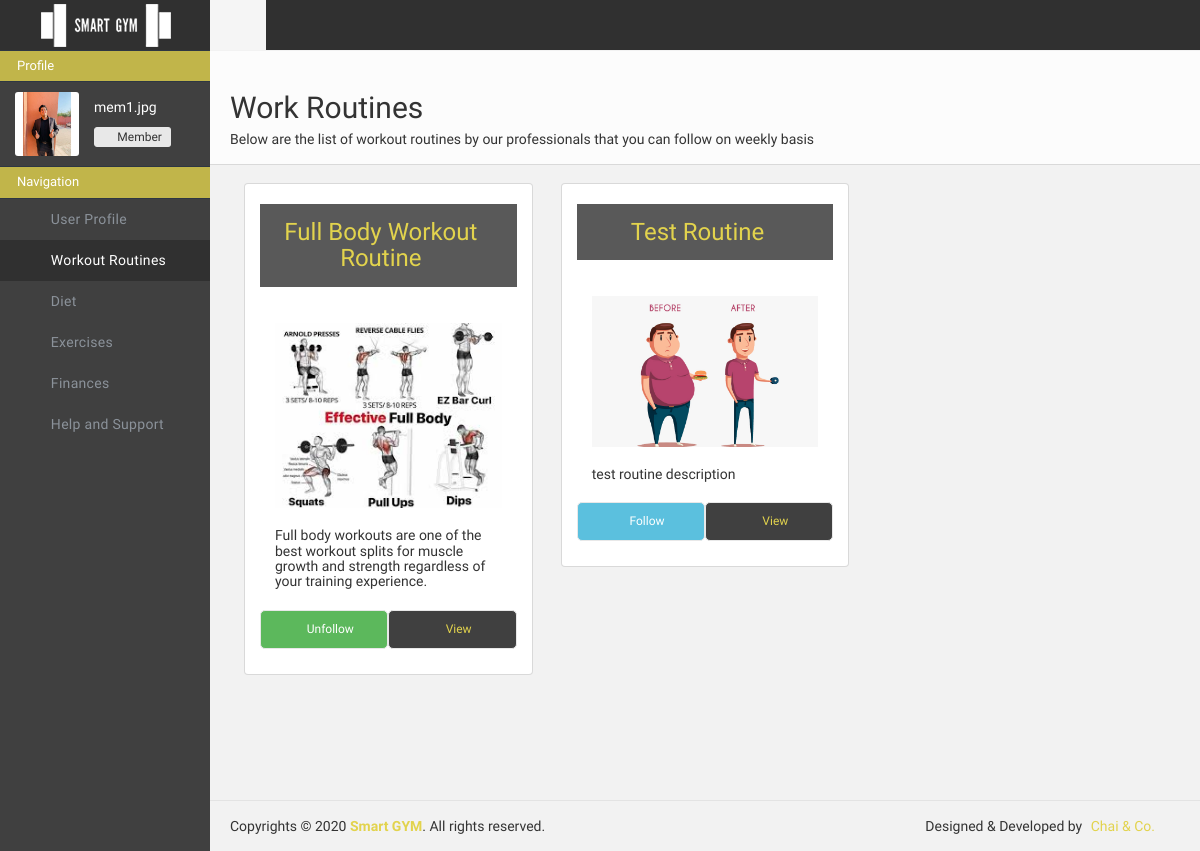
Page /userportal/routines/ (signed in) on the earlier database version.
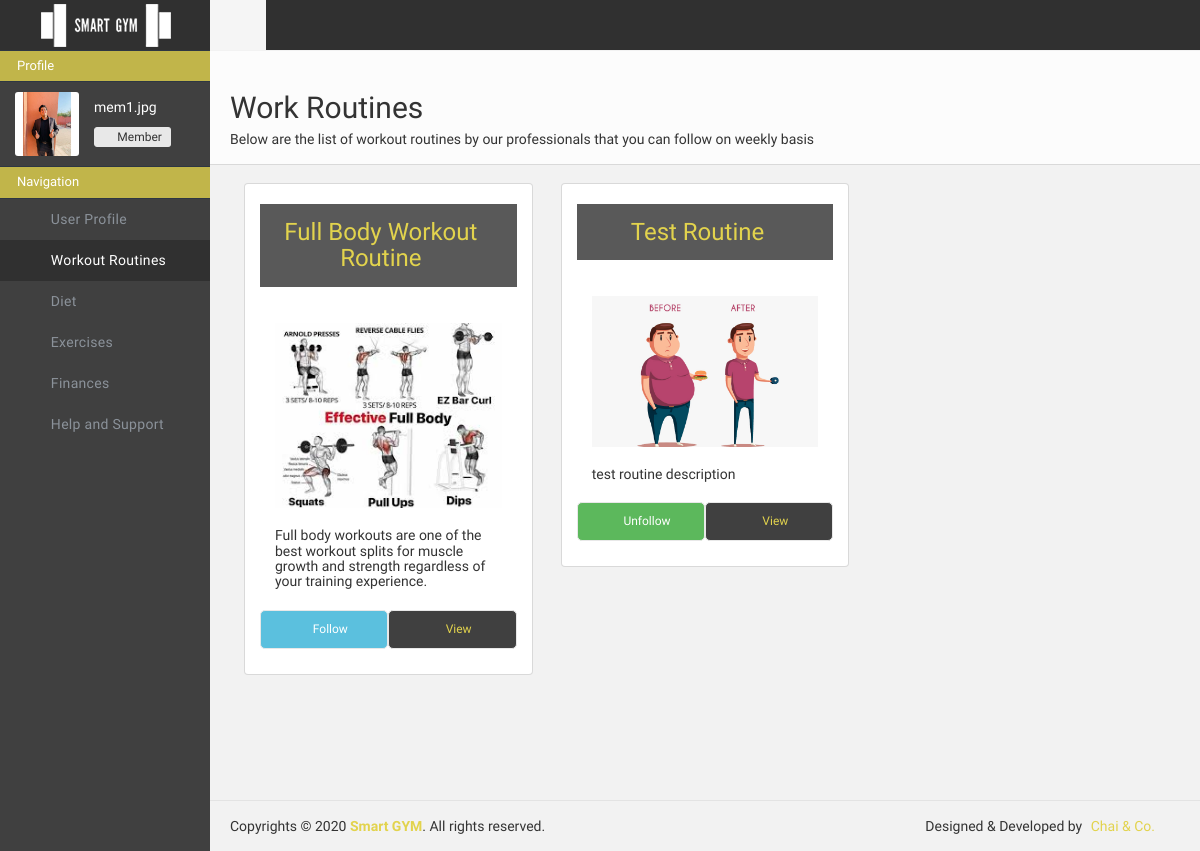
Same page on the later database version.
### adminportal/models.py (models this page shows)
class RoutineData(models.Model):
    routine_id = models.CharField(max_length=500, primary_key=True, default="")
    routine_name = models.CharField(max_length=500, default="")
    routine_img_name = models.CharField(max_length=500, default="rt.jpg")
    routine_desc = models.CharField(max_length=500, default="")
    routine_json = models.TextField(default="")
    routine_added_by = models.CharField(max_length=500, default="")
    routine_added_on = models.CharField(max_length=500, default="")

### userportal/views.py (the view)
# urls.py: path('routines/', views.routines, name="adminportal-routines"),
def routines(request):
    if "userid" in request.session and request.session["userrole"] == "Member" :
        params = {}
        params["routines"] = RoutineData.objects.all()
        params["following"] = MemberData.objects.filter(member_id = request.session["userid"])[0].member_routine
        return render(request, 'userportal/routine.html', params)
    else:
        return redirect('/userportal/login/')

### userportal/templates/userportal/routine.html (shortened to what the changed rows need)
{% load static %}
<!doctype html>
<html class="no-js">
    <head>
        <link href="{% static 'userportal/css/icons.css'%}" rel="stylesheet" />
        <link href="{% static 'userportal/css/bootstrap.css'%}" rel="stylesheet" />
        <link href="{% static 'userportal/css/plugins.css'%}" rel="stylesheet" />
        <link href="{% static 'userportal/css/main.css'%}" rel="stylesheet" />
        <link href="{% static 'userportal/css/custom.css'%}" rel="stylesheet" />
    </head>
    <body>
        <div id="wrapper">
            <div class="page-content sidebar-page clearfix">
                <div class="page-content-wrapper">
                    <div class="page-content-inner">
                        <div id="page-header" class="clearfix">
                            <div class="page-header">
                                <h2>Work Routines</h2>
                            </div>
                        </div>
                        <div class="row" style="margin-bottom: 80px;">
                            <div class="col-md-12 col-sm-12 col-xs-12 col-lg-12">
                                {% for routine in routines %}
                                    <div class="col-lg-4 col-md-6 col-sm-12 col-xs-12">
                                        <div class="panel">
                                            <div class="panel-heading">
                                                <div class="bs-callout bs-callout-info fade in" style="border: 1px ;">
                                                    <h3 style="margin-bottom: 0; color: #e2d34d; text-align: center;">{{routine.routine_name}}</h2>
                                                </div>
                                            </div>
                                            <div class="panel-body">
                                                <img src="/media/adminportal/routine/{{routine.routine_img_name}}" class="col-sm-12 col-xs-12 col-md-12 col-lg-12">
                                                <h5 class="col-sm-12 col-xs-12 col-md-12 col-lg-12" style="margin-top: 20px;">{{routine.routine_desc}}</h5>
                                                {% if routine.routine_id == following %}
                                                    <a style="text-decoration: none;" href="/userportal/unfollowroutine/"><button class="btn btn-default col-lg-6 col-md-6 col-sm-6 col-xs-6 " id="subcbtnfollowing" style=" margin-top: 10px; font-size: 12px;"><i class="glyphicon glyphicon-pushpin"></i> Unfollow</button></a>
                                                {% else %}
                                                    <a style="text-decoration: none;" href="/userportal/followroutine/{{routine.routine_id}}"><button class="btn btn-default col-lg-6 col-md-6 col-sm-6 col-xs-6 " id="subcbtnfollow"   style="margin-top: 10px; font-size: 12px;"><i class="glyphicon glyphicon-pushpin"></i> Follow</button></a>
                                                {% endif %}
                                                <a href="/userportal/viewroutine/{{routine.routine_id}}" style="text-decoration: none;"><button class="btn btn-default col-lg-6 col-md-6 col-sm-6 col-xs-6 " id="subcbtn"   style="margin-top: 10px; font-size: 12px;"><i class="fa fa-eye"></i> View</button></a>
                                            </div>
                                        </div>
                                    </div>
                                {% endfor %}
                            </div>
                        </div>
                        </div>
                    </div>
                </div>
            </div>
    </body>
</html>

Differences in the rows shown:
changed MemberData "mem1.jpg": member_routine "rtn1" → "rtn2" (drawn)
computed for RoutineData "Full Body Workout Routine": text "Unfollow" → "Follow"
computed for RoutineData "Test Routine": text "Follow" → "Unfollow"
